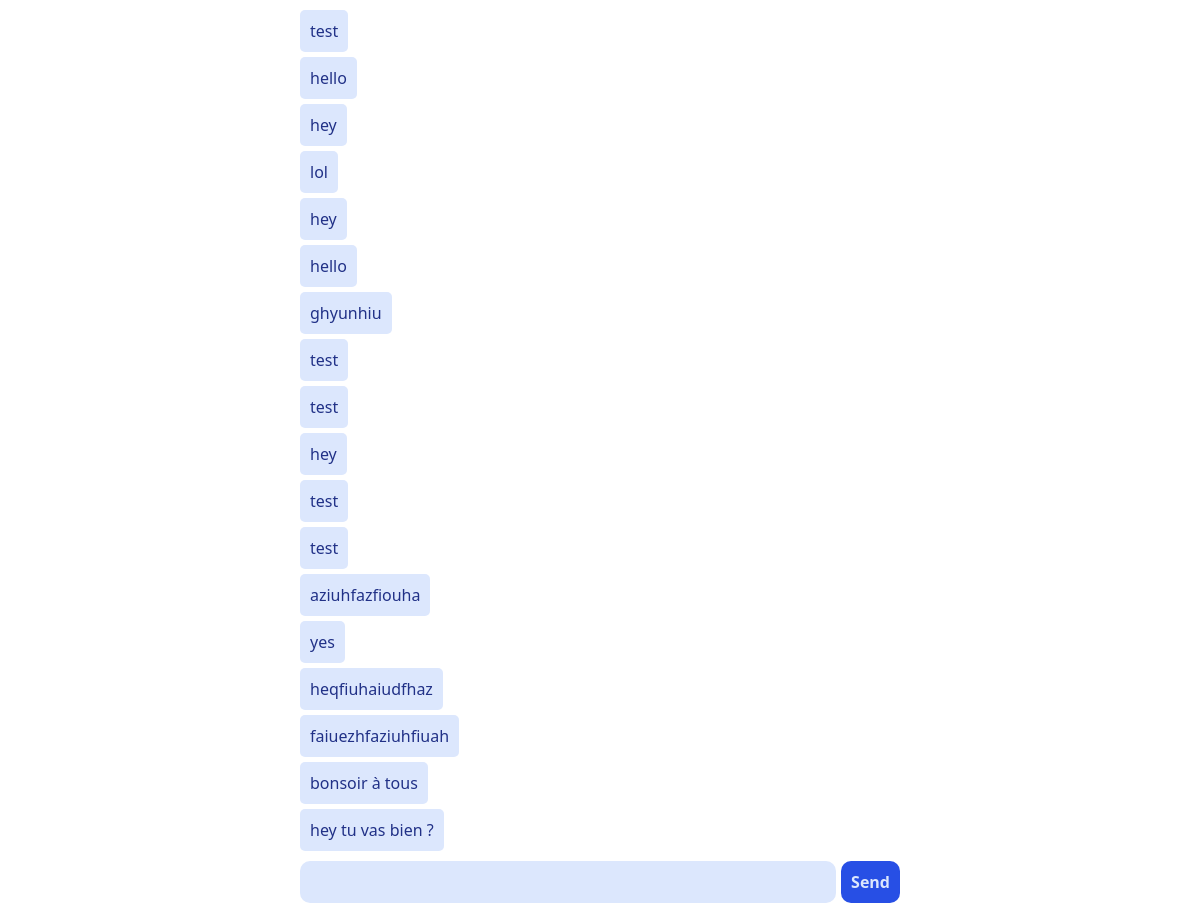
Screenshot of /messages/ with the database file from the repository.
### messages/models.py (models this page shows)
class Messages(models.Model):
  created_at = models.DateTimeField(auto_now_add=True)
  text=models.CharField(max_length=200)

### messages/views.py (the view)
# urls.py: path('', views.index, name='index'),
def index(request: HttpRequest):
  messages = Messages.objects.all().order_by('created_at')
  return render(request, 'messages/index.html', { 'messages': messages })

### messages/templates/messages/index.html (shortened to what this page needs)
{% load static %}
<!DOCTYPE html>
<html>
<head>
    <link rel="stylesheet" type="text/css" href="{% static 'messages/style.css' %}">
</head>
<body>
  <div class="wrapper">
    <ul class="messages">
      {% for message in messages %}
      <li class="message">
        {{ message.text }}
      </li>
      {% endfor %}
    </ul>
    <div class="send-wrapper">
      <input class="message-input" type="text">
      <button class="send-btn">Send</button>
    </div>
  </div>
</body>
</html>

### messages/static/messages/style.css (style rules this page uses)
body { margin: 0; padding: 0; display: flex; justify-content: center; font-family: 'Segoe UI', Tahoma, Geneva, Verdana, sans-serif; }
.wrapper { max-width: 600px; width: 100%; box-sizing: border-box; margin-top: 10px; }
.messages { display: flex; flex-direction: column; gap: 5px; list-style-type: none; margin: 0 0 10px 0; padding: 0; box-sizing: border-box; }
.message { padding: 10px; background-color: #dce7fd; color: #213187; border-radius: 5px; box-sizing: border-box; width: fit-content; }
.send-wrapper { display: flex; gap: 5px; }
.send-btn { font-family: 'Segoe UI', Tahoma, Geneva, Verdana, sans-serif; background-color: #274fe5; color: #dce7fd; border: none; outline: none; padding: 10px; border-radius: 10px; font-size: 1rem; font-weight: bold; box-sizing: border-box; }
.message-input { font-family: 'Segoe UI', Tahoma, Geneva, Verdana, sans-serif; background-color: #dce7fd; color: #213187; border: none; outline: none; padding: 10px; border-radius: 10px; font-size: 1rem; width: 100%; box-sizing: border-box; }

### rows the page displays
Messages: text "test"
Messages: text "hello"
Messages: text "hey"
Messages: text "lol"
Messages: text "hey"
Messages: text "hello"
Messages: text "ghyunhiu"
Messages: text "test"
Messages: text "test"
Messages: text "hey"
Messages: text "test"
Messages: text "test"
Messages: text "aziuhfazfiouha"
Messages: text "yes"
Messages: text "heqfiuhaiudfhaz"
Messages: text "faiuezhfaziuhfiuah"
Messages: text "bonsoir à tous"
Messages: text "hey tu vas bien ?"
